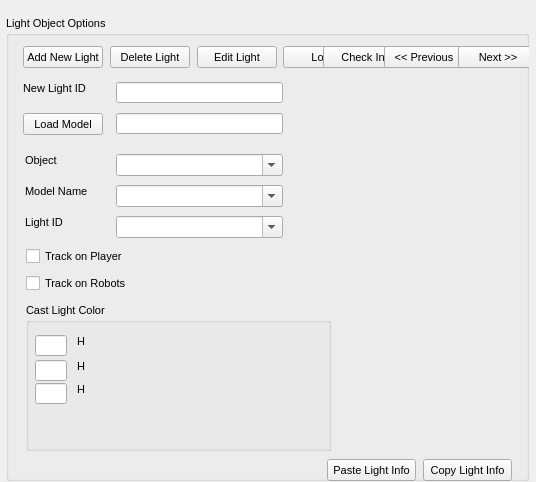
<?xml version="1.0"?>
<ui version="4.0">
  <class>Form</class>
  <widget class="QDialog" name="IDD_WORLDOBJECTSLIGHT">
    <property name="geometry">
      <rect>
        <x>0</x>
        <y>0</y>
        <width>536</width>
        <height>482</height>
      </rect>
    </property>
    <property name="windowTitle">
      <string>WorldObjects &gt;&gt; Lights</string>
    </property>
    <property name="font">
      <font>
        <family>Liberation Sans</family>
        <pointsize>8</pointsize>
        <bold>false</bold>
        <italic>false</italic>
      </font>
    </property>
    <property name="enabled">
      <bool>true</bool>
    </property>
    <property name="windowFlags">
      <set>Qt::Dialog|Qt::WindowCloseButtonHint</set>
    </property>
    <property name="minimumSize">
      <size>
        <width>536</width>
        <height>482</height>
      </size>
    </property>
    <property name="maximumSize">
      <size>
        <width>536</width>
        <height>482</height>
      </size>
    </property>
    <widget class="QGroupBox" name="IDC_STATIC">
      <property name="geometry">
        <rect>
          <x>6</x>
          <y>16</y>
          <width>523</width>
          <height>465</height>
        </rect>
      </property>
      <property name="title">
        <string>Light Object Options</string>
      </property>
      <property name="visible">
        <bool>true</bool>
      </property>
      <property name="enabled">
        <bool>true</bool>
      </property>
      <property name="flat">
        <bool>false</bool>
      </property>
      <widget class="QPushButton" name="IDC_BUTTON1">
        <property name="geometry">
          <rect>
            <x>17</x>
            <y>30</y>
            <width>80</width>
            <height>22</height>
          </rect>
        </property>
        <property name="text">
          <string>Add New Light</string>
        </property>
        <property name="visible">
          <bool>true</bool>
        </property>
        <property name="enabled">
          <bool>true</bool>
        </property>
        <property name="default">
          <bool>false</bool>
        </property>
        <property name="autoDefault">
          <bool>false</bool>
        </property>
      </widget>
      <widget class="QPushButton" name="IDC_BUTTON2">
        <property name="geometry">
          <rect>
            <x>104</x>
            <y>30</y>
            <width>80</width>
            <height>22</height>
          </rect>
        </property>
        <property name="text">
          <string>Delete Light</string>
        </property>
        <property name="visible">
          <bool>true</bool>
        </property>
        <property name="enabled">
          <bool>true</bool>
        </property>
        <property name="default">
          <bool>false</bool>
        </property>
        <property name="autoDefault">
          <bool>false</bool>
        </property>
      </widget>
      <widget class="QPushButton" name="IDC_BUTTON3">
        <property name="geometry">
          <rect>
            <x>191</x>
            <y>30</y>
            <width>80</width>
            <height>22</height>
          </rect>
        </property>
        <property name="text">
          <string>Edit Light</string>
        </property>
        <property name="visible">
          <bool>true</bool>
        </property>
        <property name="enabled">
          <bool>true</bool>
        </property>
        <property name="default">
          <bool>false</bool>
        </property>
        <property name="autoDefault">
          <bool>false</bool>
        </property>
      </widget>
      <widget class="QPushButton" name="IDC_BUTTON5">
        <property name="geometry">
          <rect>
            <x>277</x>
            <y>30</y>
            <width>80</width>
            <height>22</height>
          </rect>
        </property>
        <property name="text">
          <string>Lock</string>
        </property>
        <property name="visible">
          <bool>true</bool>
        </property>
        <property name="enabled">
          <bool>true</bool>
        </property>
        <property name="default">
          <bool>false</bool>
        </property>
        <property name="autoDefault">
          <bool>false</bool>
        </property>
      </widget>
      <widget class="QPushButton" name="IDC_BUTTON7">
        <property name="geometry">
          <rect>
            <x>317</x>
            <y>30</y>
            <width>80</width>
            <height>22</height>
          </rect>
        </property>
        <property name="text">
          <string>Check In</string>
        </property>
        <property name="visible">
          <bool>true</bool>
        </property>
        <property name="enabled">
          <bool>true</bool>
        </property>
        <property name="default">
          <bool>false</bool>
        </property>
        <property name="autoDefault">
          <bool>false</bool>
        </property>
      </widget>
      <widget class="QPushButton" name="IDC_BUTTON8">
        <property name="geometry">
          <rect>
            <x>378</x>
            <y>30</y>
            <width>80</width>
            <height>22</height>
          </rect>
        </property>
        <property name="text">
          <string>&lt;&lt; Previous</string>
        </property>
        <property name="visible">
          <bool>true</bool>
        </property>
        <property name="enabled">
          <bool>true</bool>
        </property>
        <property name="default">
          <bool>false</bool>
        </property>
        <property name="autoDefault">
          <bool>false</bool>
        </property>
      </widget>
      <widget class="QPushButton" name="IDC_BUTTON10">
        <property name="geometry">
          <rect>
            <x>452</x>
            <y>30</y>
            <width>80</width>
            <height>22</height>
          </rect>
        </property>
        <property name="text">
          <string>Next &gt;&gt;</string>
        </property>
        <property name="visible">
          <bool>true</bool>
        </property>
        <property name="enabled">
          <bool>true</bool>
        </property>
        <property name="default">
          <bool>false</bool>
        </property>
        <property name="autoDefault">
          <bool>false</bool>
        </property>
      </widget>
      <widget class="QLabel" name="IDC_STATIC_2">
        <property name="geometry">
          <rect>
            <x>17</x>
            <y>66</y>
            <width>67</width>
            <height>13</height>
          </rect>
        </property>
        <property name="text">
          <string>New Light ID</string>
        </property>
        <property name="visible">
          <bool>true</bool>
        </property>
        <property name="enabled">
          <bool>true</bool>
        </property>
        <property name="alignment">
          <set>Qt::AlignLeft</set>
        </property>
      </widget>
      <widget class="QLineEdit" name="IDC_EDIT24">
        <property name="geometry">
          <rect>
            <x>110</x>
            <y>66</y>
            <width>167</width>
            <height>21</height>
          </rect>
        </property>
        <property name="visible">
          <bool>true</bool>
        </property>
        <property name="enabled">
          <bool>true</bool>
        </property>
      </widget>
      <widget class="QPushButton" name="IDC_BUTTON37">
        <property name="geometry">
          <rect>
            <x>17</x>
            <y>97</y>
            <width>80</width>
            <height>22</height>
          </rect>
        </property>
        <property name="text">
          <string>Load Model</string>
        </property>
        <property name="visible">
          <bool>true</bool>
        </property>
        <property name="enabled">
          <bool>true</bool>
        </property>
        <property name="default">
          <bool>false</bool>
        </property>
        <property name="autoDefault">
          <bool>false</bool>
        </property>
      </widget>
      <widget class="QLineEdit" name="IDC_EDIT25">
        <property name="geometry">
          <rect>
            <x>110</x>
            <y>97</y>
            <width>167</width>
            <height>21</height>
          </rect>
        </property>
        <property name="visible">
          <bool>true</bool>
        </property>
        <property name="enabled">
          <bool>true</bool>
        </property>
      </widget>
      <widget class="QLabel" name="IDC_STATIC_3">
        <property name="geometry">
          <rect>
            <x>19</x>
            <y>138</y>
            <width>51</width>
            <height>13</height>
          </rect>
        </property>
        <property name="text">
          <string>Object</string>
        </property>
        <property name="visible">
          <bool>true</bool>
        </property>
        <property name="enabled">
          <bool>true</bool>
        </property>
        <property name="alignment">
          <set>Qt::AlignLeft</set>
        </property>
      </widget>
      <widget class="QComboBox" name="IDC_COMBO21">
        <property name="maxVisibleItems">
          <number>2</number>
        </property>
        <property name="geometry">
          <rect>
            <x>110</x>
            <y>138</y>
            <width>167</width>
            <height>22</height>
          </rect>
        </property>
        <property name="visible">
          <bool>true</bool>
        </property>
        <property name="enabled">
          <bool>true</bool>
        </property>
        <property name="editable">
          <bool>true</bool>
        </property>
      </widget>
      <widget class="QLabel" name="IDC_STATIC_4">
        <property name="geometry">
          <rect>
            <x>19</x>
            <y>169</y>
            <width>65</width>
            <height>13</height>
          </rect>
        </property>
        <property name="text">
          <string>Model Name</string>
        </property>
        <property name="visible">
          <bool>true</bool>
        </property>
        <property name="enabled">
          <bool>true</bool>
        </property>
        <property name="alignment">
          <set>Qt::AlignLeft</set>
        </property>
      </widget>
      <widget class="QComboBox" name="IDC_COMBO20">
        <property name="maxVisibleItems">
          <number>2</number>
        </property>
        <property name="geometry">
          <rect>
            <x>110</x>
            <y>169</y>
            <width>167</width>
            <height>22</height>
          </rect>
        </property>
        <property name="visible">
          <bool>true</bool>
        </property>
        <property name="enabled">
          <bool>true</bool>
        </property>
        <property name="editable">
          <bool>true</bool>
        </property>
      </widget>
      <widget class="QLabel" name="IDC_STATIC_5">
        <property name="geometry">
          <rect>
            <x>19</x>
            <y>200</y>
            <width>51</width>
            <height>13</height>
          </rect>
        </property>
        <property name="text">
          <string>Light ID</string>
        </property>
        <property name="visible">
          <bool>true</bool>
        </property>
        <property name="enabled">
          <bool>true</bool>
        </property>
        <property name="alignment">
          <set>Qt::AlignLeft</set>
        </property>
      </widget>
      <widget class="QComboBox" name="IDC_COMBO22">
        <property name="maxVisibleItems">
          <number>2</number>
        </property>
        <property name="geometry">
          <rect>
            <x>110</x>
            <y>200</y>
            <width>167</width>
            <height>22</height>
          </rect>
        </property>
        <property name="visible">
          <bool>true</bool>
        </property>
        <property name="enabled">
          <bool>true</bool>
        </property>
        <property name="editable">
          <bool>true</bool>
        </property>
      </widget>
      <widget class="QCheckBox" name="IDC_CHECK1">
        <property name="geometry">
          <rect>
            <x>20</x>
            <y>231</y>
            <width>105</width>
            <height>19</height>
          </rect>
        </property>
        <property name="text">
          <string>Track on Player</string>
        </property>
        <property name="visible">
          <bool>true</bool>
        </property>
        <property name="enabled">
          <bool>true</bool>
        </property>
      </widget>
      <widget class="QCheckBox" name="IDC_CHECK7">
        <property name="geometry">
          <rect>
            <x>20</x>
            <y>258</y>
            <width>110</width>
            <height>19</height>
          </rect>
        </property>
        <property name="text">
          <string>Track on Robots</string>
        </property>
        <property name="visible">
          <bool>true</bool>
        </property>
        <property name="enabled">
          <bool>true</bool>
        </property>
      </widget>
      <widget class="QGroupBox" name="IDC_STATIC_6">
        <property name="geometry">
          <rect>
            <x>20</x>
            <y>287</y>
            <width>305</width>
            <height>148</height>
          </rect>
        </property>
        <property name="title">
          <string>Cast Light Color</string>
        </property>
        <property name="visible">
          <bool>true</bool>
        </property>
        <property name="enabled">
          <bool>true</bool>
        </property>
        <property name="flat">
          <bool>false</bool>
        </property>
        <widget class="QLineEdit" name="IDC_EDIT33">
          <property name="geometry">
            <rect>
              <x>9</x>
              <y>32</y>
              <width>32</width>
              <height>21</height>
            </rect>
          </property>
          <property name="visible">
            <bool>true</bool>
          </property>
          <property name="enabled">
            <bool>true</bool>
          </property>
        </widget>
        <widget class="QLabel" name="IDC_STATIC_7">
          <property name="geometry">
            <rect>
              <x>51</x>
              <y>32</y>
              <width>51</width>
              <height>13</height>
            </rect>
          </property>
          <property name="text">
            <string>H</string>
          </property>
          <property name="visible">
            <bool>true</bool>
          </property>
          <property name="enabled">
            <bool>true</bool>
          </property>
          <property name="alignment">
            <set>Qt::AlignLeft</set>
          </property>
        </widget>
        <widget class="QLabel" name="IDC_STATIC_8">
          <property name="geometry">
            <rect>
              <x>77</x>
              <y>32</y>
              <width>160</width>
              <height>14</height>
            </rect>
          </property>
          <property name="visible">
            <bool>true</bool>
          </property>
          <property name="enabled">
            <bool>true</bool>
          </property>
          <property name="alignment">
            <set>Qt::AlignHCenter</set>
          </property>
        </widget>
        <widget class="QLabel" name="IDC_STATIC_9">
          <property name="geometry">
            <rect>
              <x>250</x>
              <y>32</y>
              <width>51</width>
              <height>48</height>
            </rect>
          </property>
          <property name="visible">
            <bool>true</bool>
          </property>
          <property name="enabled">
            <bool>true</bool>
          </property>
          <property name="alignment">
            <set>Qt::AlignHCenter</set>
          </property>
        </widget>
        <widget class="QLineEdit" name="IDC_EDIT34">
          <property name="geometry">
            <rect>
              <x>9</x>
              <y>57</y>
              <width>32</width>
              <height>21</height>
            </rect>
          </property>
          <property name="visible">
            <bool>true</bool>
          </property>
          <property name="enabled">
            <bool>true</bool>
          </property>
        </widget>
        <widget class="QLabel" name="IDC_STATIC_10">
          <property name="geometry">
            <rect>
              <x>51</x>
              <y>57</y>
              <width>51</width>
              <height>13</height>
            </rect>
          </property>
          <property name="text">
            <string>H</string>
          </property>
          <property name="visible">
            <bool>true</bool>
          </property>
          <property name="enabled">
            <bool>true</bool>
          </property>
          <property name="alignment">
            <set>Qt::AlignLeft</set>
          </property>
        </widget>
        <widget class="QLabel" name="IDC_STATIC_11">
          <property name="geometry">
            <rect>
              <x>77</x>
              <y>57</y>
              <width>160</width>
              <height>14</height>
            </rect>
          </property>
          <property name="visible">
            <bool>true</bool>
          </property>
          <property name="enabled">
            <bool>true</bool>
          </property>
          <property name="alignment">
            <set>Qt::AlignHCenter</set>
          </property>
        </widget>
        <widget class="QLineEdit" name="IDC_EDIT14">
          <property name="geometry">
            <rect>
              <x>9</x>
              <y>80</y>
              <width>32</width>
              <height>21</height>
            </rect>
          </property>
          <property name="visible">
            <bool>true</bool>
          </property>
          <property name="enabled">
            <bool>true</bool>
          </property>
        </widget>
        <widget class="QLabel" name="IDC_STATIC_12">
          <property name="geometry">
            <rect>
              <x>51</x>
              <y>80</y>
              <width>51</width>
              <height>13</height>
            </rect>
          </property>
          <property name="text">
            <string>H</string>
          </property>
          <property name="visible">
            <bool>true</bool>
          </property>
          <property name="enabled">
            <bool>true</bool>
          </property>
          <property name="alignment">
            <set>Qt::AlignLeft</set>
          </property>
        </widget>
        <widget class="QLabel" name="IDC_STATIC_13">
          <property name="geometry">
            <rect>
              <x>77</x>
              <y>80</y>
              <width>160</width>
              <height>14</height>
            </rect>
          </property>
          <property name="visible">
            <bool>true</bool>
          </property>
          <property name="enabled">
            <bool>true</bool>
          </property>
          <property name="alignment">
            <set>Qt::AlignHCenter</set>
          </property>
        </widget>
        <widget class="QLabel" name="IDC_STATIC_14">
          <property name="geometry">
            <rect>
              <x>9</x>
              <y>121</y>
              <width>240</width>
              <height>27</height>
            </rect>
          </property>
          <property name="visible">
            <bool>true</bool>
          </property>
          <property name="enabled">
            <bool>true</bool>
          </property>
          <property name="alignment">
            <set>Qt::AlignHCenter</set>
          </property>
        </widget>
      </widget>
      <widget class="QPushButton" name="IDC_BUTTON23">
        <property name="geometry">
          <rect>
            <x>321</x>
            <y>443</y>
            <width>89</width>
            <height>22</height>
          </rect>
        </property>
        <property name="text">
          <string>Paste Light Info</string>
        </property>
        <property name="visible">
          <bool>true</bool>
        </property>
        <property name="enabled">
          <bool>true</bool>
        </property>
        <property name="default">
          <bool>false</bool>
        </property>
        <property name="autoDefault">
          <bool>false</bool>
        </property>
      </widget>
      <widget class="QPushButton" name="IDC_BUTTON14">
        <property name="geometry">
          <rect>
            <x>417</x>
            <y>443</y>
            <width>89</width>
            <height>22</height>
          </rect>
        </property>
        <property name="text">
          <string>Copy Light Info</string>
        </property>
        <property name="visible">
          <bool>true</bool>
        </property>
        <property name="enabled">
          <bool>true</bool>
        </property>
        <property name="default">
          <bool>false</bool>
        </property>
        <property name="autoDefault">
          <bool>false</bool>
        </property>
      </widget>
    </widget>
    <action name="IDD_ORPHANHUNTER">
      <property name="text">
        <string>Orphan Hunter</string>
      </property>
    </action>
    <action name="IDD_REORDER_PAGES">
      <property name="text">
        <string>Reorder Net Pages</string>
      </property>
    </action>
    <action name="IDD_SHOW_ALL_CHECKED_OUT">
      <property name="text">
        <string>Show All Pages Checked Out</string>
      </property>
    </action>
    <action name="IDM_IMPORT_BITMAP">
      <property name="text">
        <string>Bitmap/Animation Converter...</string>
      </property>
    </action>
    <action name="ID_APP_ABOUT">
      <property name="text">
        <string>&amp;About editor...</string>
      </property>
    </action>
    <action name="ID_APP_EXIT">
      <property name="text">
        <string>E&amp;xit</string>
      </property>
      <property name="shortcut">
        <string>Alt+X</string>
      </property>
    </action>
    <action name="ID_BRIEFING_EDITOR">
      <property name="text">
        <string>Briefing Editor...</string>
      </property>
    </action>
    <action name="ID_BUTTON_LIGHTING">
      <property name="text">
        <string>ID_BUTTON_LIGHTING</string>
      </property>
    </action>
    <action name="ID_BUTTON_OUTLINE">
      <property name="text">
        <string>ID_BUTTON_OUTLINE</string>
      </property>
    </action>
    <action name="ID_BUTTON_WINDOWSELECTION">
      <property name="text">
        <string>ID_BUTTON_WINDOWSELECTION</string>
      </property>
    </action>
    <action name="ID_D3HELP">
      <property name="text">
        <string>Help on D3 Editor</string>
      </property>
    </action>
    <action name="ID_EDITORS_AIPROPERTIES">
      <property name="text">
        <string>AI Properties...</string>
      </property>
    </action>
    <action name="ID_EDITORS_AMBIENTSOUNDS">
      <property name="text">
        <string>Ambient Sounds...</string>
      </property>
    </action>
    <action name="ID_EDITORS_DALLAS">
      <property name="text">
        <string>Dallas Graphical Script Editor...</string>
      </property>
    </action>
    <action name="ID_EDITORS_FILES">
      <property name="text">
        <string>Files...</string>
      </property>
    </action>
    <action name="ID_EDITORS_MEGACELLS">
      <property name="text">
        <string>Megacells...</string>
      </property>
    </action>
    <action name="ID_EDIT_ADDSELECT">
      <property name="text">
        <string>Add Current Room to Selected List</string>
      </property>
    </action>
    <action name="ID_EDIT_ATTACH">
      <property name="text">
        <string>&amp;Attach</string>
      </property>
    </action>
    <action name="ID_EDIT_CLEARSELECTED">
      <property name="text">
        <string>Clear Selected List</string>
      </property>
    </action>
    <action name="ID_EDIT_COPY">
      <property name="text">
        <string>&amp;Copy</string>
      </property>
      <property name="shortcut">
        <string>Ctrl+Ins</string>
      </property>
    </action>
    <action name="ID_EDIT_CUT">
      <property name="text">
        <string>Cu&amp;t</string>
      </property>
      <property name="shortcut">
        <string>Shift+Del</string>
      </property>
    </action>
    <action name="ID_EDIT_DELETE">
      <property name="text">
        <string>&amp;Delete</string>
      </property>
    </action>
    <action name="ID_EDIT_LOADSCRAP">
      <property name="text">
        <string>Load Scrap from Disk</string>
      </property>
    </action>
    <action name="ID_EDIT_PASTE">
      <property name="text">
        <string>&amp;Paste</string>
      </property>
      <property name="shortcut">
        <string>Shift+Ins</string>
      </property>
    </action>
    <action name="ID_EDIT_PLACE">
      <property name="text">
        <string>&amp;Place in Mine</string>
      </property>
    </action>
    <action name="ID_EDIT_PLACE_TERRAIN">
      <property name="text">
        <string>&amp;Place on Terrain</string>
      </property>
    </action>
    <action name="ID_EDIT_REMOVESELECT">
      <property name="text">
        <string>Remove Current Room from Selected List</string>
      </property>
    </action>
    <action name="ID_EDIT_SAVESCRAP">
      <property name="text">
        <string>Save Scrap to Disk</string>
      </property>
    </action>
    <action name="ID_EDIT_SELECTATTACHED">
      <property name="text">
        <string>Select All Rooms Attached to Current Room</string>
      </property>
    </action>
    <action name="ID_EDIT_UNDO">
      <property name="text">
        <string>&amp;Undo</string>
      </property>
      <property name="shortcut">
        <string>Alt+Backspace</string>
      </property>
    </action>
    <action name="ID_FILE_AUTOSAVE">
      <property name="text">
        <string>Autosave</string>
      </property>
      <property name="checkable">
        <bool>true</bool>
      </property>
    </action>
    <action name="ID_FILE_CHECKMINE">
      <property name="text">
        <string>&amp;Check Mine</string>
      </property>
    </action>
    <action name="ID_FILE_FIXCRACKS">
      <property name="text">
        <string>Fix Level Cracks</string>
      </property>
    </action>
    <action name="ID_FILE_FIXDEGENERATEFACES">
      <property name="text">
        <string>Fix/Remove Degenerate Faces</string>
      </property>
    </action>
    <action name="ID_FILE_IMPORT_ROOM">
      <property name="text">
        <string>Import 3DSMax Room</string>
      </property>
    </action>
    <action name="ID_FILE_INFORMATION">
      <property name="text">
        <string>&amp;Information</string>
      </property>
      <property name="shortcut">
        <string>Alt+I</string>
      </property>
    </action>
    <action name="ID_FILE_LEAVE_EDITOR">
      <property name="text">
        <string>Go to main menu...</string>
      </property>
    </action>
    <action name="ID_FILE_LEVELPROPS">
      <property name="text">
        <string>Set Selected Room(s) Properties</string>
      </property>
    </action>
    <action name="ID_FILE_LEVEL_INFO">
      <property name="text">
        <string>Edit Level Info...</string>
      </property>
    </action>
    <action name="ID_FILE_MRU_FILE1">
      <property name="text">
        <string>Recent File</string>
      </property>
      <property name="enabled">
        <bool>false</bool>
      </property>
    </action>
    <action name="ID_FILE_NEW">
      <property name="text">
        <string>&amp;New</string>
      </property>
      <property name="shortcut">
        <string>Ctrl+N</string>
      </property>
    </action>
    <action name="ID_FILE_OPEN">
      <property name="text">
        <string>&amp;Open...</string>
      </property>
      <property name="shortcut">
        <string>Ctrl+O</string>
      </property>
    </action>
    <action name="ID_FILE_PLAY640X480">
      <property name="text">
        <string>&amp;Play in 640 x 480</string>
      </property>
      <property name="shortcut">
        <string>Alt+P</string>
      </property>
    </action>
    <action name="ID_FILE_PREFERENCES">
      <property name="text">
        <string>Preferences</string>
      </property>
    </action>
    <action name="ID_FILE_PRINT">
      <property name="text">
        <string>&amp;Print...</string>
      </property>
      <property name="shortcut">
        <string>Ctrl+P</string>
      </property>
    </action>
    <action name="ID_FILE_PRINT_PREVIEW">
      <property name="text">
        <string>Print Pre&amp;view</string>
      </property>
    </action>
    <action name="ID_FILE_PRINT_SETUP">
      <property name="text">
        <string>P&amp;rint Setup...</string>
      </property>
    </action>
    <action name="ID_FILE_REMOVEDUPLICATEFACESFROMCURRENTROOM">
      <property name="text">
        <string>Remove Duplicate Faces from Current Room</string>
      </property>
    </action>
    <action name="ID_FILE_REMOVEEXTRAPOINTS">
      <property name="text">
        <string>Remove Extra Points</string>
      </property>
    </action>
    <action name="ID_FILE_RESTOREGAMESTATE">
      <property name="text">
        <string>Restore Gamestate</string>
      </property>
    </action>
    <action name="ID_FILE_SAVE">
      <property name="text">
        <string>&amp;Save</string>
      </property>
      <property name="shortcut">
        <string>Ctrl+S</string>
      </property>
    </action>
    <action name="ID_FILE_SAVEGOALTEXT">
      <property name="text">
        <string>Save Goal Text to File</string>
      </property>
    </action>
    <action name="ID_FILE_SAVE_AS">
      <property name="text">
        <string>Save &amp;As...</string>
      </property>
    </action>
    <action name="ID_FILE_SAVE_COPY_AS">
      <property name="text">
        <string>Save Copy &amp;As...</string>
      </property>
    </action>
    <action name="ID_FILE_STATS">
      <property name="text">
        <string>Show Level Stats</string>
      </property>
    </action>
    <action name="ID_FILE_UPDATE">
      <property name="text">
        <string>&amp;Update</string>
      </property>
      <property name="shortcut">
        <string>Ctrl+S</string>
      </property>
    </action>
    <action name="ID_FILE_VERIFY_LEVEL">
      <property name="text">
        <string>Verify Level</string>
      </property>
    </action>
    <action name="ID_HOTSPOT_TGA">
      <property name="text">
        <string>HotSpot TGA Extractor...</string>
      </property>
    </action>
    <action name="ID_MINE_VIEW">
      <property name="text">
        <string>Mine View</string>
      </property>
      <property name="shortcut">
        <string>F2</string>
      </property>
    </action>
    <action name="ID_OBJBUTTON">
      <property name="text">
        <string>ID_OBJBUTTON</string>
      </property>
    </action>
    <action name="ID_OBJECT_DELETEOBJECT">
      <property name="text">
        <string>Delete Object</string>
      </property>
      <property name="shortcut">
        <string>Del</string>
      </property>
    </action>
    <action name="ID_OBJECT_MOVEPLAYER">
      <property name="text">
        <string>Move Player 0 to Viewer</string>
      </property>
    </action>
    <action name="ID_OBJECT_PLACECAMERAATCURRENTFACE">
      <property name="text">
        <string>Create New Camera at Current Face</string>
      </property>
    </action>
    <action name="ID_OBJECT_PLACECAMERAATVIEWER">
      <property name="text">
        <string>Create New Camera at Viewer</string>
      </property>
    </action>
    <action name="ID_OBJECT_PLACEOBJECT">
      <property name="text">
        <string>Place Object</string>
      </property>
      <property name="shortcut">
        <string>Ins</string>
      </property>
    </action>
    <action name="ID_OBJECT_PLACESOUNDSOURCEATVIEWER">
      <property name="text">
        <string>Create SoundSource at Viewer</string>
      </property>
    </action>
    <action name="ID_OBJECT_PLACEWAYPOINTATVIEWER">
      <property name="text">
        <string>Place Waypoint at Viewer</string>
      </property>
    </action>
    <action name="ID_OBJECT_SELECTBYNUMBER">
      <property name="text">
        <string>Select Object By Number</string>
      </property>
    </action>
    <action name="ID_OBJECT_SETCAMERAFROMVIEWER">
      <property name="text">
        <string>Move Camera to Viewer</string>
      </property>
    </action>
    <action name="ID_OBJECT_SETVIEWERFROMCAMERA">
      <property name="text">
        <string>Move Viewer to Camera</string>
      </property>
    </action>
    <action name="ID_OSIRISCOMPILE">
      <property name="text">
        <string>ID_OSIRISCOMPILE</string>
      </property>
    </action>
    <action name="ID_REINIT_OPENGL">
      <property name="text">
        <string>ID_REINIT_OPENGL</string>
      </property>
    </action>
    <action name="ID_ROOM_ADD">
      <property name="text">
        <string>&amp;Add Room at Current Face</string>
      </property>
      <property name="shortcut">
        <string>Shift+A</string>
      </property>
    </action>
    <action name="ID_ROOM_ADDVERTTONEWFACE">
      <property name="text">
        <string>Add Vert to New Face</string>
      </property>
      <property name="shortcut">
        <string>Shift+V</string>
      </property>
    </action>
    <action name="ID_ROOM_ATTACHROOM">
      <property name="text">
        <string>Attach Room</string>
      </property>
    </action>
    <action name="ID_ROOM_BUILDBRIDGE">
      <property name="text">
        <string>&amp;Build Bridge</string>
      </property>
    </action>
    <action name="ID_ROOM_BUILDSMOOTHBRIDGE">
      <property name="text">
        <string>Build Smooth Bridge</string>
      </property>
      <property name="shortcut">
        <string>Ctrl+B</string>
      </property>
    </action>
    <action name="ID_ROOM_CLEARCENTERPOINT">
      <property name="text">
        <string>Clear Center Point</string>
      </property>
    </action>
    <action name="ID_ROOM_COMBINE">
      <property name="text">
        <string>Combine Rooms</string>
      </property>
    </action>
    <action name="ID_ROOM_DELETE">
      <property name="text">
        <string>Delete Current Room</string>
      </property>
    </action>
    <action name="ID_ROOM_DELETECONNECTEDFACES">
      <property name="text">
        <string>Delete Connected Faces</string>
      </property>
    </action>
    <action name="ID_ROOM_DELETEFACE">
      <property name="text">
        <string>Delete Current Face</string>
      </property>
    </action>
    <action name="ID_ROOM_DELETEPORTAL">
      <property name="text">
        <string>Delete Current Portal</string>
      </property>
    </action>
    <action name="ID_ROOM_DELETEVERT">
      <property name="text">
        <string>Delete Current Vert From Face</string>
      </property>
    </action>
    <action name="ID_ROOM_DROPROOM">
      <property name="text">
        <string>Drop Room</string>
      </property>
    </action>
    <action name="ID_ROOM_FACE_ADDVERTTOEDGE">
      <property name="text">
        <string>Add Vert To Edge</string>
      </property>
    </action>
    <action name="ID_ROOM_FACE_DELETEVERTONEDGE">
      <property name="text">
        <string>Delete Vert on Edge</string>
      </property>
    </action>
    <action name="ID_ROOM_FACE_MOVEVERTONEDGE">
      <property name="text">
        <string>Move Vert on Edge</string>
      </property>
    </action>
    <action name="ID_ROOM_FACE_SPLITFACE">
      <property name="text">
        <string>Split Face</string>
      </property>
    </action>
    <action name="ID_ROOM_FINISHNEWFACE">
      <property name="text">
        <string>Add Last Point to New Face (Finish Face)</string>
      </property>
    </action>
    <action name="ID_ROOM_GRABTEXTURE">
      <property name="text">
        <string>Grab Texture</string>
      </property>
      <property name="shortcut">
        <string>G</string>
      </property>
    </action>
    <action name="ID_ROOM_JOINROOMS">
      <property name="text">
        <string>Join Rooms</string>
      </property>
    </action>
    <action name="ID_ROOM_JOINROOMSEXACT">
      <property name="text">
        <string>Join Rooms Exact</string>
      </property>
    </action>
    <action name="ID_ROOM_JOIN_ADJACENT_FACES">
      <property name="text">
        <string>Join Adjacent Faces</string>
      </property>
    </action>
    <action name="ID_ROOM_LINKTONEWEXTERNAL">
      <property name="text">
        <string>Link Room to New External Room</string>
      </property>
    </action>
    <action name="ID_ROOM_MARK">
      <property name="text">
        <string>&amp;Mark Room/Face</string>
      </property>
      <property name="shortcut">
        <string>Ctrl+M</string>
      </property>
    </action>
    <action name="ID_ROOM_MERGEOBJECTINTOROOM">
      <property name="text">
        <string>Merge Object into Room</string>
      </property>
    </action>
    <action name="ID_ROOM_NEXTFACE">
      <property name="text">
        <string>Next Face</string>
      </property>
      <property name="shortcut">
        <string>F</string>
      </property>
    </action>
    <action name="ID_ROOM_PLACEROOM">
      <property name="text">
        <string>Place Room at Current Room</string>
      </property>
    </action>
    <action name="ID_ROOM_PLACETERRAINROOM">
      <property name="text">
        <string>Place Room at Current Terrain Cell</string>
      </property>
    </action>
    <action name="ID_ROOM_PREVIOUSFACE">
      <property name="text">
        <string>Previous Face</string>
      </property>
      <property name="shortcut">
        <string>Shift+F</string>
      </property>
    </action>
    <action name="ID_ROOM_PROPAGATETOADJACENTCOPLANARFACES">
      <property name="text">
        <string>Propagate to Adjacent Coplanar Faces</string>
      </property>
      <property name="shortcut">
        <string>Ctrl+F</string>
      </property>
    </action>
    <action name="ID_ROOM_PROPAGATETOALL">
      <property name="text">
        <string>Propagate to All Faces in Room</string>
      </property>
      <property name="shortcut">
        <string>Shift+R</string>
      </property>
    </action>
    <action name="ID_ROOM_RENAMEROOM">
      <property name="text">
        <string>Rename Room</string>
      </property>
      <property name="shortcut">
        <string>Ctrl+R</string>
      </property>
    </action>
    <action name="ID_ROOM_ROTATEPLACEDROOM45DEGREES">
      <property name="text">
        <string>Rotate Placed Room 45 Degrees</string>
      </property>
    </action>
    <action name="ID_ROOM_SAVECURRENTROOM">
      <property name="text">
        <string>Save Current Room</string>
      </property>
    </action>
    <action name="ID_ROOM_SELECTBYNUMBER">
      <property name="text">
        <string>Select Room by Number</string>
      </property>
    </action>
    <action name="ID_ROOM_SELECTFACEBYNUMBER">
      <property name="text">
        <string>Select Face by Number</string>
      </property>
    </action>
    <action name="ID_ROOM_SETCENTERFROMVIEWER">
      <property name="text">
        <string>Set Room Center from Viewer</string>
      </property>
    </action>
    <action name="ID_ROOM_SNAPPLACEDROOM">
      <property name="text">
        <string>Snap Placed Room</string>
      </property>
    </action>
    <action name="ID_ROOM_SNAPPOINTTOEDGE">
      <property name="text">
        <string>Snap Point to Edge</string>
      </property>
    </action>
    <action name="ID_ROOM_SNAPPOINTTOFACE">
      <property name="text">
        <string>Snap Point to Face</string>
      </property>
    </action>
    <action name="ID_ROOM_SNAPPOINTTOPOINT">
      <property name="text">
        <string>Snap Point to Point</string>
      </property>
    </action>
    <action name="ID_ROOM_SPLITFACE">
      <property name="text">
        <string>Triangulate face</string>
      </property>
    </action>
    <action name="ID_ROOM_STARTNEWFACE">
      <property name="text">
        <string>Add First Point to New Face (Start Face)</string>
      </property>
    </action>
    <action name="ID_ROOM_SWAPMAKEDANDCURRENTROOMFACE">
      <property name="text">
        <string>Swap Marked and Current Room/Face</string>
      </property>
    </action>
    <action name="ID_ROOM_UNDOSNAP">
      <property name="text">
        <string>Undo Snap</string>
      </property>
    </action>
    <action name="ID_ROOM_UNPLACEROOM">
      <property name="text">
        <string>Un-place Room/Group/Door</string>
      </property>
    </action>
    <action name="ID_ROOM_VIEW">
      <property name="text">
        <string>Room View</string>
      </property>
      <property name="shortcut">
        <string>F4</string>
      </property>
    </action>
    <action name="ID_SCRIPT_LEVEL_INTERFACE">
      <property name="text">
        <string>Levels and Scripts...</string>
      </property>
    </action>
    <action name="ID_SUBEDITORS_FONT">
      <property name="text">
        <string>Font Editor...</string>
      </property>
    </action>
    <action name="ID_SUBEDITORS_HOGMAKER">
      <property name="text">
        <string>Hog Maker...</string>
      </property>
    </action>
    <action name="ID_SUBEDITORS_TABLEFILEEDIT">
      <property name="text">
        <string>Table File Text Editor...</string>
      </property>
    </action>
    <action name="ID_SUBEDITORS_TABLEFILEFILTER">
      <property name="text">
        <string>Table File Filter...</string>
      </property>
    </action>
    <action name="ID_TABLEEDIT_FILE_EXIT">
      <property name="text">
        <string>&amp;Exit</string>
      </property>
    </action>
    <action name="ID_TABLEEDIT_FILE_LOAD">
      <property name="text">
        <string>&amp;Load...</string>
      </property>
    </action>
    <action name="ID_TABLEEDIT_FILE_SAVE">
      <property name="text">
        <string>&amp;Save</string>
      </property>
    </action>
    <action name="ID_TABLEEDIT_FILE_SAVE_AS">
      <property name="text">
        <string>S&amp;ave as...</string>
      </property>
    </action>
    <action name="ID_TABLEFILTER_FILE_EXIT">
      <property name="text">
        <string>Exit</string>
      </property>
    </action>
    <action name="ID_TABLEFILTER_FILE_LOAD">
      <property name="text">
        <string>Load...</string>
      </property>
    </action>
    <action name="ID_TABLEFILTER_FILE_NEW">
      <property name="text">
        <string>New</string>
      </property>
    </action>
    <action name="ID_TABLEFILTER_FILE_SAVE">
      <property name="text">
        <string>Save</string>
      </property>
    </action>
    <action name="ID_TABLEFILTER_FILE_SAVEAS">
      <property name="text">
        <string>Save as...</string>
      </property>
    </action>
    <action name="ID_TERRAIN_VIEW">
      <property name="text">
        <string>Terrain View</string>
      </property>
      <property name="shortcut">
        <string>F3</string>
      </property>
    </action>
    <action name="ID_TEST_TEST1">
      <property name="text">
        <string>Test function 1</string>
      </property>
    </action>
    <action name="ID_TEST_TEST2">
      <property name="text">
        <string>Test function 2</string>
      </property>
    </action>
    <action name="ID_TEST_TEST3">
      <property name="text">
        <string>Test function 3</string>
      </property>
    </action>
    <action name="ID_TOOLS_WORLD_OBJECTS_BUILDINGS">
      <property name="text">
        <string>Buildings...</string>
      </property>
    </action>
    <action name="ID_TOOLS_WORLD_OBJECTS_CLUTTER">
      <property name="text">
        <string>Clutter...</string>
      </property>
    </action>
    <action name="ID_TOOLS_WORLD_OBJECTS_DOOR">
      <property name="text">
        <string>Doors...</string>
      </property>
    </action>
    <action name="ID_TOOLS_WORLD_OBJECTS_LIGHTS">
      <property name="text">
        <string>Lights...</string>
      </property>
    </action>
    <action name="ID_TOOLS_WORLD_OBJECTS_PLAYER">
      <property name="text">
        <string>Player Ships...</string>
      </property>
    </action>
    <action name="ID_TOOLS_WORLD_OBJECTS_POWERUPS">
      <property name="text">
        <string>Powerups...</string>
      </property>
    </action>
    <action name="ID_TOOLS_WORLD_OBJECTS_ROBOTS">
      <property name="text">
        <string>Robots...</string>
      </property>
    </action>
    <action name="ID_TOOLS_WORLD_OBJECTS_SOUND">
      <property name="text">
        <string>Sounds...</string>
      </property>
    </action>
    <action name="ID_TOOLS_WORLD_TEXTURES">
      <property name="text">
        <string>Textures...</string>
      </property>
    </action>
    <action name="ID_TOOLS_WORLD_WEAPONS">
      <property name="text">
        <string>Weapons...</string>
      </property>
    </action>
    <action name="ID_VIEW_CENTERONCUBE">
      <property name="text">
        <string>Center on Current &amp;Room</string>
      </property>
      <property name="shortcut">
        <string>Home</string>
      </property>
    </action>
    <action name="ID_VIEW_CENTERONMINE">
      <property name="text">
        <string>Center on &amp;Mine Origin</string>
      </property>
    </action>
    <action name="ID_VIEW_CENTERONOBJECT">
      <property name="text">
        <string>Center on Current &amp;Object</string>
      </property>
    </action>
    <action name="ID_VIEW_DELETEVIEWER">
      <property name="text">
        <string>Delete Viewer</string>
      </property>
    </action>
    <action name="ID_VIEW_FLIP">
      <property name="text">
        <string>Flip Viewer</string>
      </property>
      <property name="shortcut">
        <string>/</string>
      </property>
    </action>
    <action name="ID_VIEW_KEYPAD_TOGGLE">
      <property name="text">
        <string>Keypad</string>
      </property>
      <property name="shortcut">
        <string>F10</string>
      </property>
    </action>
    <action name="ID_VIEW_MOVECAMERATOCURRENTOBJECT">
      <property name="text">
        <string>Move camera to Current Object</string>
      </property>
    </action>
    <action name="ID_VIEW_MOVECAMERATOSELECTEDFACE">
      <property name="text">
        <string>Move camera to &amp;Current Face</string>
      </property>
      <property name="shortcut">
        <string>Shift+C</string>
      </property>
    </action>
    <action name="ID_VIEW_MOVECAMERATOSELECTEDROOM">
      <property name="text">
        <string>Move camera to &amp;Current Room</string>
      </property>
      <property name="shortcut">
        <string>C</string>
      </property>
    </action>
    <action name="ID_VIEW_NEWVIEWER">
      <property name="text">
        <string>New Viewer</string>
      </property>
    </action>
    <action name="ID_VIEW_NEXTVIEWER">
      <property name="text">
        <string>Next Viewer</string>
      </property>
    </action>
    <action name="ID_VIEW_RESETVIEWRADIUS">
      <property name="text">
        <string>Reset View Radius</string>
      </property>
    </action>
    <action name="ID_VIEW_SHOWOBJECTSINWIREFRAMEVIEW">
      <property name="text">
        <string>Show objects in Wireframe view</string>
      </property>
    </action>
    <action name="ID_VIEW_SHOWVIEWERFORWARDVECTOR">
      <property name="text">
        <string>Show Viewer Forward Vector</string>
      </property>
    </action>
    <action name="ID_VIEW_STATUS_BAR">
      <property name="text">
        <string>&amp;Status Bar</string>
      </property>
    </action>
    <action name="ID_VIEW_TEXTUREMINE">
      <property name="text">
        <string>Te&amp;xtured view</string>
      </property>
    </action>
    <action name="ID_VIEW_TOOLBAR">
      <property name="text">
        <string>&amp;Toolbar</string>
      </property>
    </action>
    <action name="ID_VIEW_VIEWPROP">
      <property name="text">
        <string>Display Viewer Properties</string>
      </property>
    </action>
    <action name="ID_VIEW_WIREFRAMEMINE">
      <property name="text">
        <string>&amp;Wireframe view</string>
      </property>
    </action>
    <action name="ID_WINDOW_CASCADE">
      <property name="text">
        <string>&amp;Cascade</string>
      </property>
    </action>
    <action name="ID_WINDOW_TILE">
      <property name="text">
        <string>&amp;Tile</string>
      </property>
    </action>
    <action name="ID_ZBUTTON">
      <property name="text">
        <string>ID_ZBUTTON</string>
      </property>
    </action>
  </widget>
</ui>
